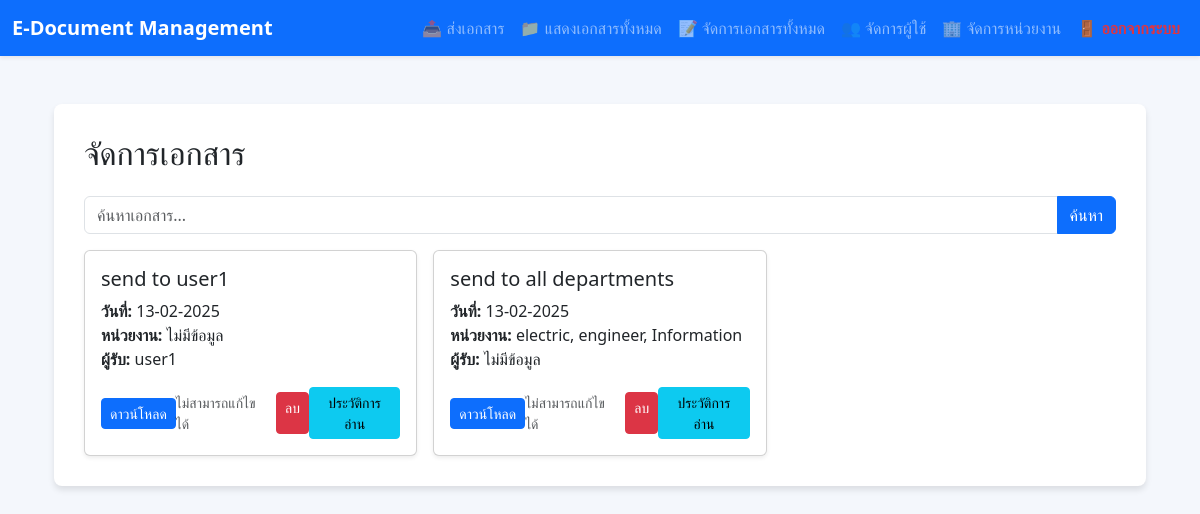
The app's page /manage_doc.php (signed in) with its own data.
### tables this page shows
CREATE TABLE `documents` (
  `doc_id` int NOT NULL,
  `doc_name` varchar(254) NOT NULL,
  `doc_date` date NOT NULL,
  `doc_dep` int DEFAULT NULL,
  `doc_user` int DEFAULT NULL,
  `doc_file` varchar(254) NOT NULL,
  `original_name` varchar(255) DEFAULT NULL,
  `who_sent` int NOT NULL
);

### manage_doc.php (called while the page is built, shortened)
<?php
include 'index.php';

### content/manage_doc_content.php (the view, shortened to what this page needs)
<?php
include 'req/db_connection.php';
$current_user_id = $_SESSION['us_id'];
$is_admin = false;
$role_query = "SELECT us_role FROM users WHERE us_id = ?";
$role_stmt = $conn->prepare($role_query);
$role_stmt->bind_param("i", $current_user_id);
$role_stmt->execute();
$role_stmt->bind_result($role);
$search = isset($_GET['search']) ? "%" . $_GET['search'] . "%" : "%";
if ($role === 'admin') {
    $is_admin = true;
    $query = "
    SELECT d.doc_id, d.doc_name, d.doc_date, d.doc_file, d.who_sent,
       GROUP_CONCAT(DISTINCT dep.dep_name ORDER BY dep.dep_name SEPARATOR ', ') AS dep_names,
       GROUP_CONCAT(DISTINCT recipient.us_name ORDER BY recipient.us_name SEPARATOR ', ') AS doc_user_names,
       sender.us_name AS who_sent_name
    FROM documents d
    LEFT JOIN document_recipients dr ON d.doc_id = dr.doc_id
    LEFT JOIN departments dep ON dr.dep_id = dep.dep_id
    LEFT JOIN users recipient ON dr.us_id = recipient.us_id  -- ดึงชื่อผู้รับ
    LEFT JOIN users sender ON d.who_sent = sender.us_id
    WHERE d.doc_name LIKE ?
       OR dep.dep_name LIKE ?
       OR sender.us_name LIKE ?
    GROUP BY d.doc_id, sender.us_name
    ORDER BY d.doc_date DESC";
    $stmt = $conn->prepare($query);
    $stmt->bind_param("sss", $search, $search, $search);
}
$stmt->execute();
$result = $stmt->get_result();
?>
<!DOCTYPE html>
<html lang="en">
<head>
    <link href="https://cdn.jsdelivr.net/npm/bootstrap@5.3.0-alpha3/dist/css/bootstrap.min.css" rel="stylesheet">
</head>
<body>
    <div class="container mt-5">
        <div class="form-container">
            <h2 class="mb-4">จัดการเอกสาร</h2>
            <form method="GET" class="mb-3">
                <div class="input-group">
                    <input type="text" name="search" class="form-control" placeholder="ค้นหาเอกสาร..."
                        value="<?php echo isset($_GET['search']) ? htmlspecialchars($_GET['search']) : ''; ?>">
                    <button type="submit" class="btn btn-primary">ค้นหา</button>
                </div>
            </form>
            <div class="row g-3 d-flex flex-wrap">
                <?php if ($result->num_rows > 0): ?>
                    <?php
                    while ($row = $result->fetch_assoc()):
                    ?>
                        <?php
                        $doc_id = $row['doc_id'];
                        $check_query = "SELECT * FROM readchk WHERE doc_id = ?";
                        $check_stmt = $conn->prepare($check_query);
                        $check_stmt->bind_param("i", $doc_id);
                        $check_stmt->execute();
                        $check_result = $check_stmt->get_result();
                        $can_edit = $check_result->num_rows == 0 ? true : false;
                        ?>
                        <div class="col-xl-4 col-lg-4 col-md-6 col-sm-12">
                            <div class="card h-100 shadow-sm">
                                <div class="card-body">
                                    <h5 class="card-title"><?php echo htmlspecialchars($row['doc_name']); ?></h5>
                                    <p class="card-text">
                                        <strong>วันที่:</strong> <?php echo date("d-m-Y", strtotime($row['doc_date'])); ?><br>
                                        <strong>หน่วยงาน:</strong> <?php echo htmlspecialchars($row['dep_names'] ?? 'ไม่มีข้อมูล'); ?><br>
                                        <strong>ผู้รับ:</strong> <?php echo htmlspecialchars($row['doc_user_names'] ?? 'ไม่มีข้อมูล'); ?><br>
                                    </p>
                                    <div class="d-flex justify-content-between align-items-center">
                                        <a href="files/<?php echo htmlspecialchars($row['doc_file']); ?>" class="btn btn-primary btn-sm">
                                            ดาวน์โหลด
                                        </a>
                                        <div class="d-flex gap-2">
                                            <?php if ($is_admin || $row['who_sent'] == $current_user_id): ?>
                                                <?php if ($can_edit): ?>
                                                    <a href="edit_document.php?doc_id=<?php echo $row['doc_id']; ?>" class="btn btn-warning btn-sm">
                                                        แก้ไข
                                                    </a>
                                                <?php else: ?>
                                                    <span class="text-muted small align-self-center">ไม่สามารถแก้ไขได้</span>
                                                <?php endif; ?>
                                                <a href="?delete_id=<?php echo $row['doc_id']; ?>" class="btn btn-danger btn-sm"
                                                    onclick="return confirm('คุณต้องการลบเอกสารนี้หรือไม่?');">
                                                    ลบ
                                                </a>
                                            <?php endif; ?>
                                        </div>
                                        <button type="button" class="btn btn-info btn-sm" data-bs-toggle="modal"
                                            data-bs-target="#readHistoryModal<?php echo $row['doc_id']; ?>">
                                            ประวัติการอ่าน
                                        </button>
                                    </div>
                                </div>
                            </div>
                        </div>
                    <?php endwhile; ?>
                <?php else: ?>
                    <p class="text-center">ไม่พบเอกสาร</p>
                <?php endif; ?>
            </div>
        </div>
    </div>
</body>
</html>

### content/manage_doc_content.php (style rules this page uses)
body { background-color: #f4f7fc; }
.form-container { background-color: white; padding: 30px; border-radius: 8px; box-shadow: 0 4px 6px rgba(0, 0, 0, 0.1); }

### records on screen
documents: doc_name "send to user1", doc_date "13-02-2025", dep_names "ไม่มีข้อมูล", doc_user_names "user1"
documents: doc_name "send to all departments", doc_date "13-02-2025", dep_names "electric, engineer, Information", doc_user_names "ไม่มีข้อมูล"
